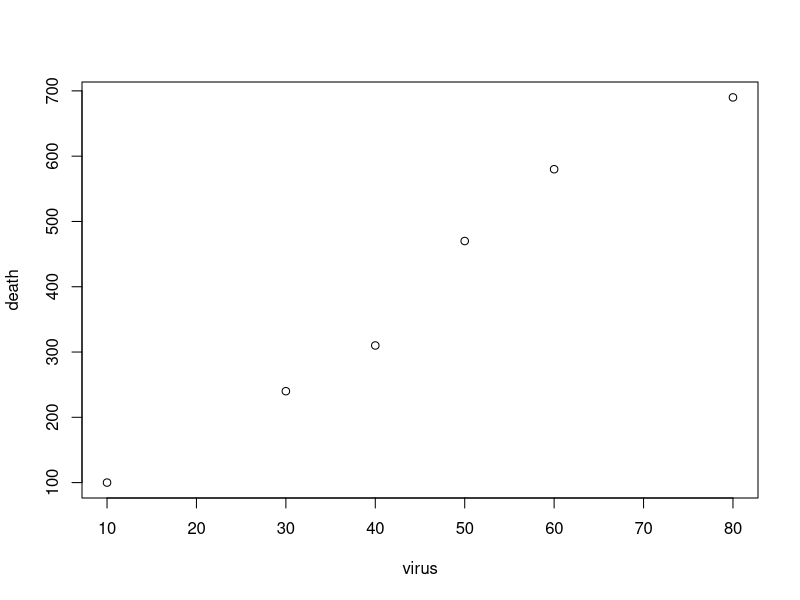
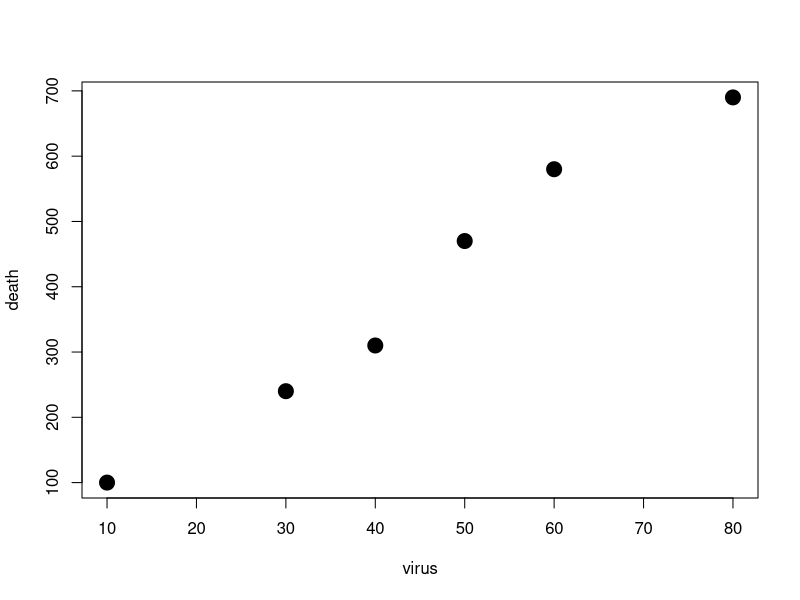
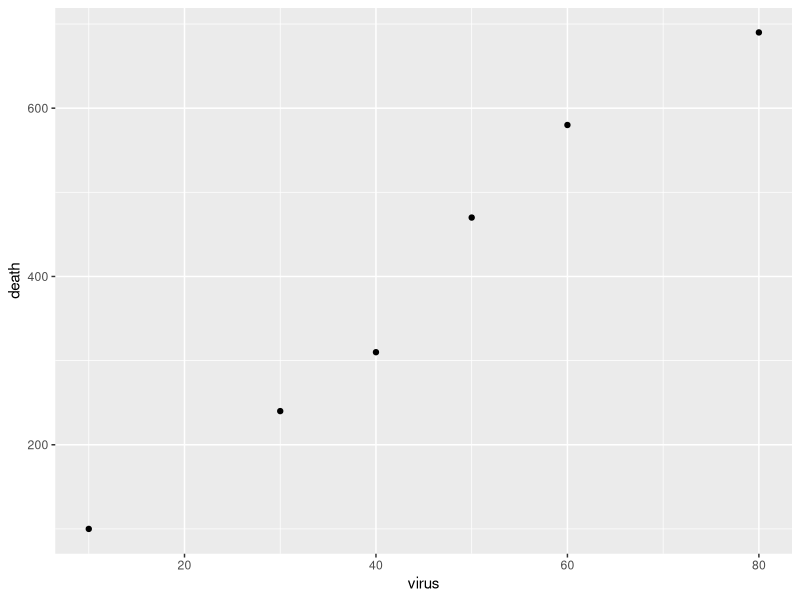
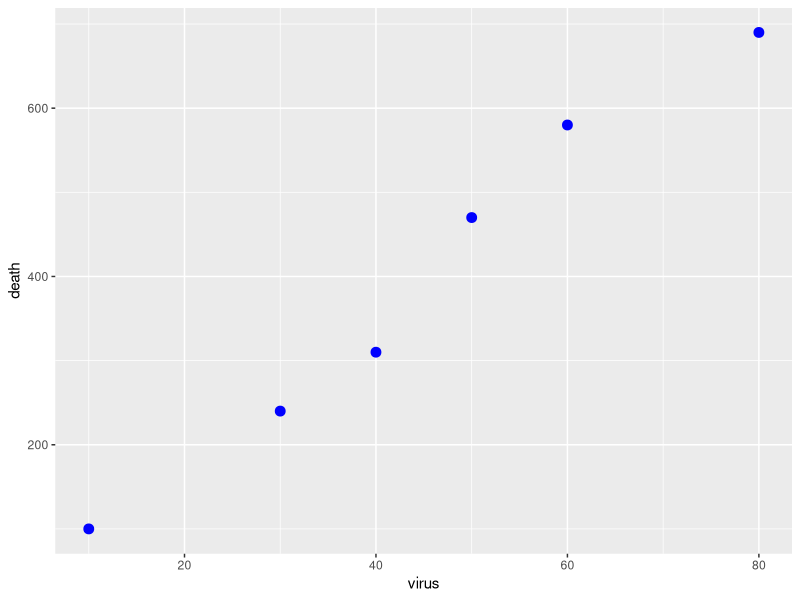
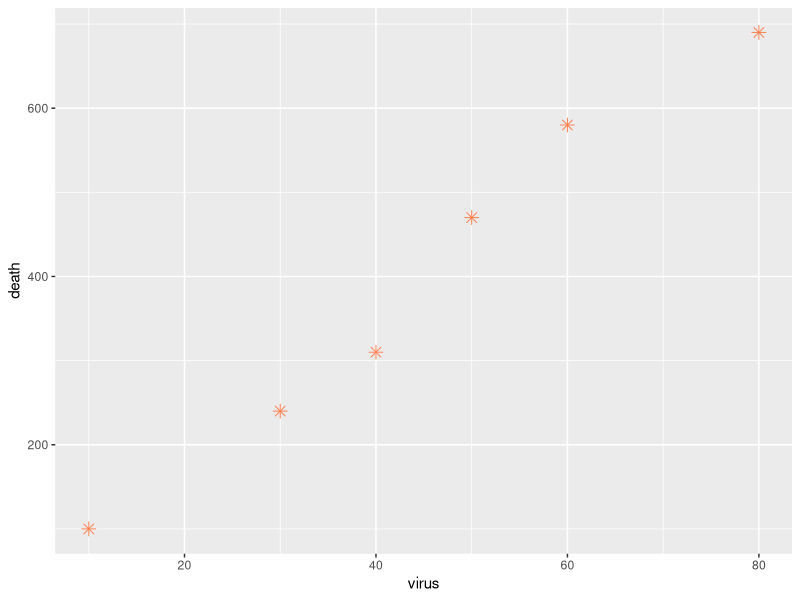
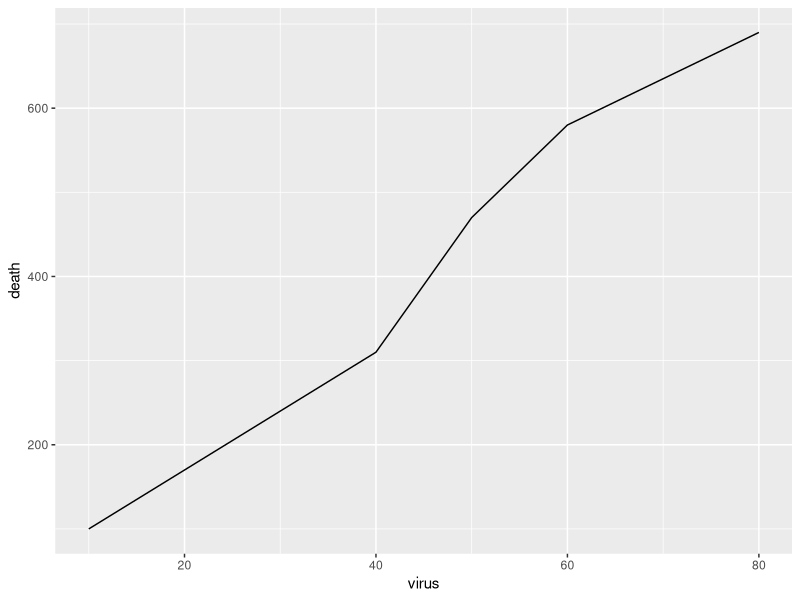
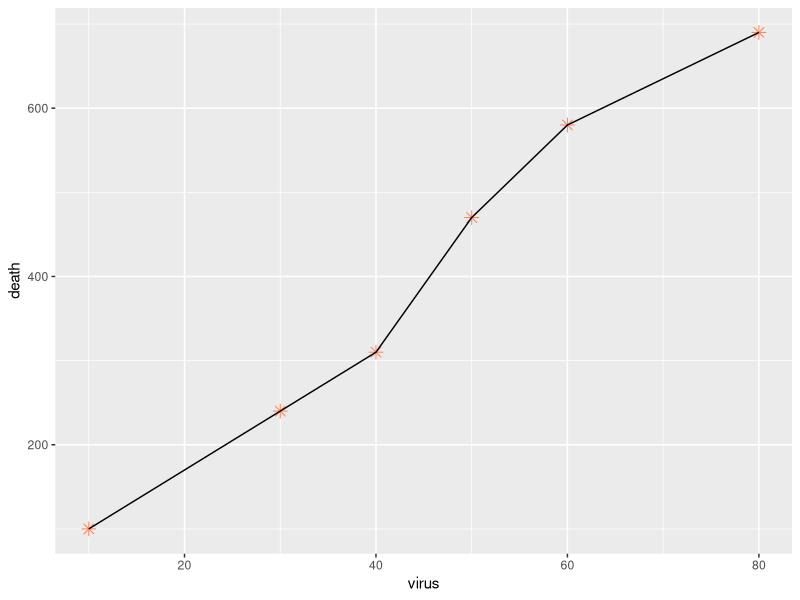
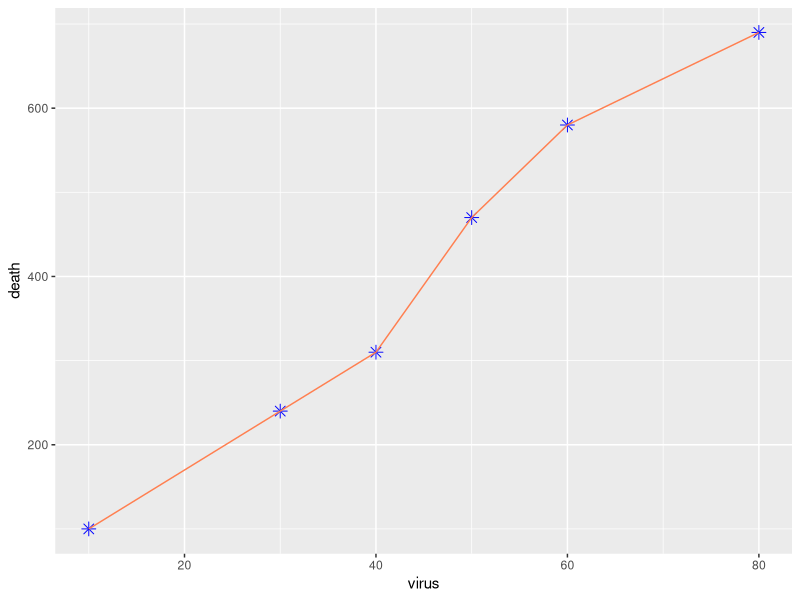

These charts were generated, in order, by the following R code:
# Rcode for ggplot2 based graphs
library("ggplot2")
library(ggplot2)
# ecological dataframe 
virus <- c(10, 30, 40, 50, 60, 80)
death <- c(100, 240, 310, 470, 580, 690)
virus
death
plot(virus,death)
plot(virus,death, pch=19, cex=2)
# how to make a table- table is called DATA FRAME
# the function to create data frame is "data.frame()"
data.frame(virus,death)
d <- data.frame(virus,death) # assigning dataframe to an object- d
summary(d) # to look at statistical fields
# the data we are using here is d
# now going to use ggplot(_, aes()) + geom_point 
# geom_point is used to explain the kind of geomatry you want to use for the plot
# aes- what are the variables to do the plot
# please keep the spacing uniform
ggplot(d, aes(x=virus, y=death)) + geom_point()
ggplot(d, aes(x=virus, y=death)) + geom_point(size=3, col="blue") # to increase size, we can put that function with geom
ggplot(d, aes(x=virus, y=death)) + geom_point(size=3, col="coral", pch=8)
ggplot(d, aes(x=virus, y=death)) + geom_line() # instead of geom points, we are using lines, the function is geom_line
# we can join different functions together
# we can use geom line and point together
ggplot(d, aes(x=virus, y=death)) + geom_point(size=3, col="coral", pch=8) + geom_line() # to change the color of line, geom(col=)
# we can use geom polygon as well
ggplot(d, aes(x=virus, y=death)) + geom_point(size=3, col="blue", pch=8) + geom_line(col="coral")
ggplot(d, aes(x=virus, y=death)) + geom_polygon()


install.packages("spatstat")





